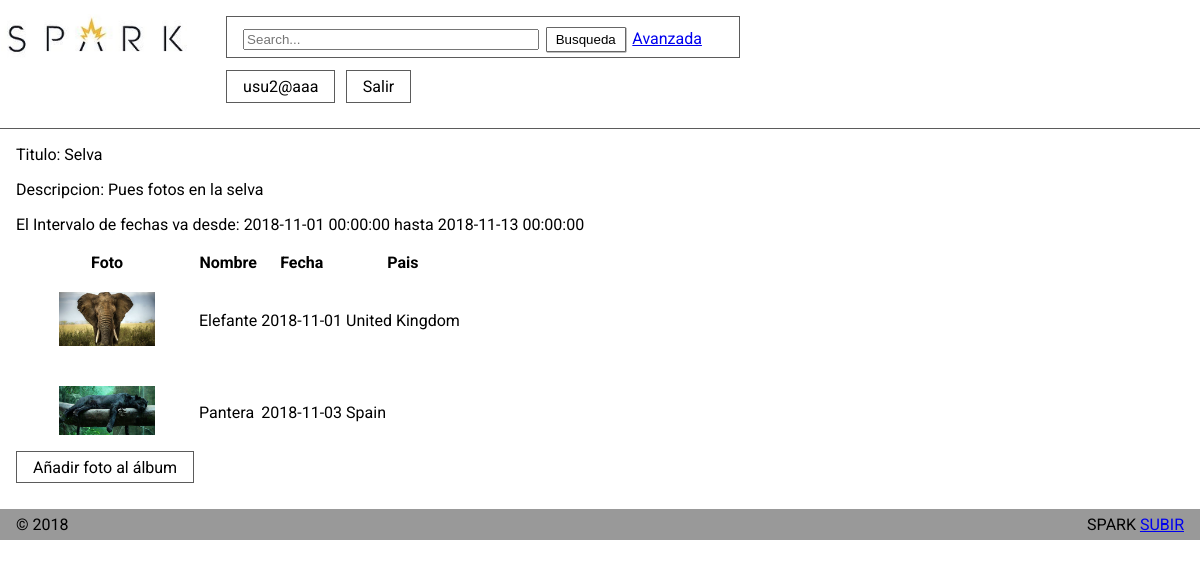
The app's page /album.php?titulo=Selva (signed in), older data.
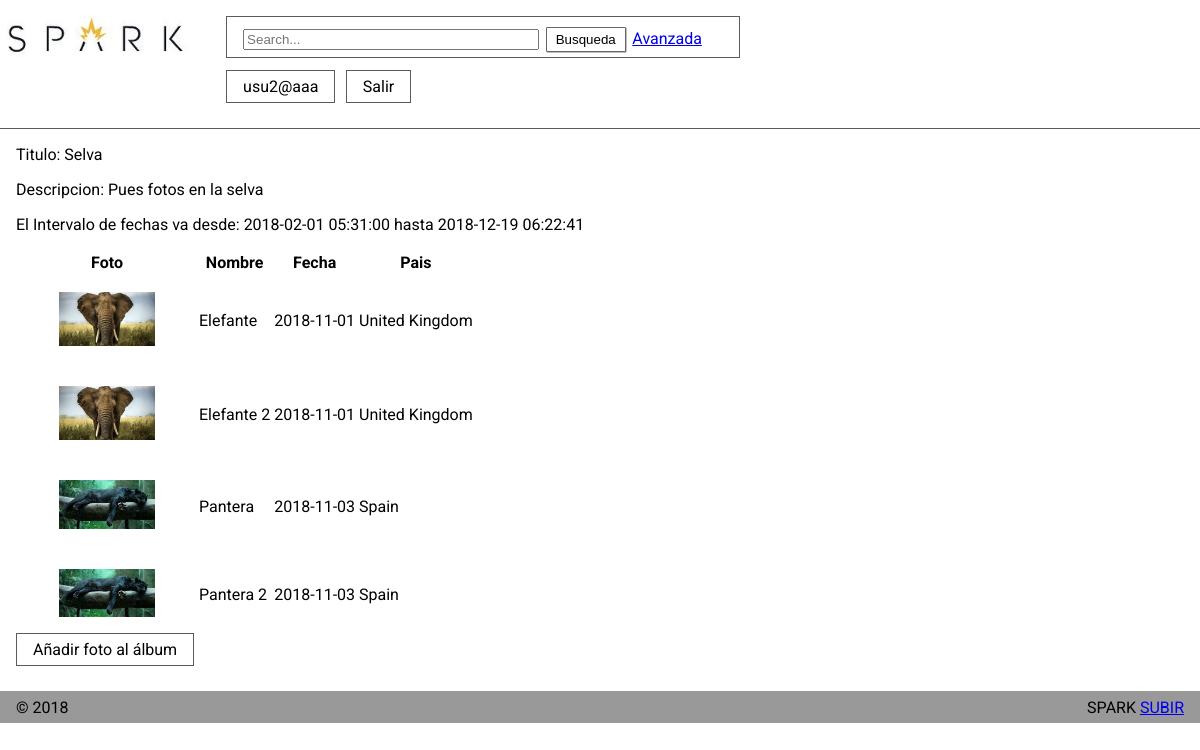
The same page, newer data.
### tables this page shows
CREATE TABLE `fotos` (
  `IdFoto` int(11) NOT NULL,
  `Titulo` text NOT NULL,
  `Descripcion` text NOT NULL,
  `Fecha` date NOT NULL,
  `Pais` int(11) NOT NULL,
  `Album` int(11) NOT NULL,
  `Fichero` text NOT NULL,
  `Alternativo` text NOT NULL,
  `FRegistro` datetime NOT NULL
);

CREATE TABLE `albumes` (
  `IdAlbum` int(11) NOT NULL,
  `Titulo` text NOT NULL,
  `Descripcion` text NOT NULL,
  `Usuario` int(11) NOT NULL
);

CREATE TABLE `paises` (
  `IdPais` int(11) NOT NULL,
  `NomPais` text NOT NULL
);

### album.php (the view, shortened to what this page needs)
<?php
include("sesionstart.php");
?>
<?php
include("include/cabecera.inc");
if(isset($_SESSION["user"])){
    include("include/header_logged.inc");
} else {
    include("include/header.inc");
}
?>
<?php
if(isset($_SESSION["user"])){
    $titulo = htmlspecialchars($_GET['titulo']);
    $sentencia = 'SELECT f.Titulo as titulofoto, a.Descripcion, u.NomUsuario, f.IdFoto, f.Fecha, a.Titulo as tituloalbum, p.NomPais, f.Fichero, f.Alternativo, a.IdAlbum
    FROM fotos f, albumes a, paises p, usuarios u
    WHERE u.IdUsuario = a.Usuario AND a.IdAlbum = f.Album AND f.Pais = p.IdPais AND (a.Titulo  LIKE "'.$titulo.'") ORDER BY f.fecha ASC';
    if(!($misalbumes = $mysqli->query($sentencia))) {
        echo "<p>Error al ejecutar la sentencia <b>$sentencia</b>: " . $mysqli->error;
        echo '</p>';
        exit;
    }else{
    }
    $fecha = 'SELECT max(FRegistro) as fechamin, min(FRegistro) as fechamax FROM fotos, albumes WHERE fotos.album = albumes.IdAlbum';
    $fechas = $mysqli->query($fecha);
    $fila1 = $fechas->fetch_assoc();
    echo '<main class="main_album"><table><tr>';
    echo '<p>Titulo: '.$titulo.'</p>';
    echo '<th>Foto</th><th>Nombre</th><th>Fecha</th><th>Pais</th>';
    echo '</tr>';
    $cont = 0;
    while($fila = $misalbumes->fetch_assoc()) {
        if($cont < 1){
            echo '<p>Descripcion: '.$fila["Descripcion"].'</p>';
            echo '<p>El Intervalo de fechas va desde: '.$fila1['fechamax'].' hasta '.$fila1['fechamin'].'</p>';
            $cont++;
        }
        echo '<tr>';
        echo '<td>
        <figure>
        <a href="detalle_foto.php?id='.$fila["IdFoto"].'">
        <img src="'.$fila["Fichero"].'" alt="[foto_not_found]">
        </a>
        </figure>
        </td>';
        echo '<td>'.$fila['titulofoto'].'</td>';
        echo '<td>'.$fila['Fecha'].'</td>';
        echo '<td>'.$fila['NomPais'].'</td>';
        echo '</tr>';
    }
    echo '</table><a id="anyadir_foto_album" href="anyadir_foto_album.php?album='.$titulo.'">Añadir foto al álbum</a></main>';
    ?>
    <?php
}else{
    echo '¡Vaya! parece que no estás loggeado <a href="registro.php">Accede ahora</a>';
}
require_once("include/fin.inc");
?>

### include/cabecera.inc (shortened to what this page needs)
<!DOCTYPE html>
<html lang="es" dir="ltr">
    <head>
        <link rel="stylesheet" href="css/general.css">
        <?php
        if(isset($_SESSION["user"])){
            $sentencia = 'SELECT Fichero, Estilo  FROM usuarios, estilos WHERE usuarios.Estilo = estilos.IdEstilo AND Email LIKE"'.$_SESSION["user"].'"';
            $res = $mysqli->query($sentencia);
            $style = $res->fetch_assoc();
            echo '<link rel="stylesheet" title="estilo accesible" href="css/'.$style["Fichero"].'">';
        }
        ?>
        <link rel="stylesheet" href="css/print.css">
        <link rel="stylesheet" href="css/main_indexANDdetalle_foto.css">
        <link rel="stylesheet" href="css/fontello.css">
    </head>

### include/header_logged.inc
<body>
    <header>
        <a href="index.php"><img id="logo" alt="Spark logo" src="img/logo.jpg"></a>
        <div class="top_header">
            <form action="resultado_busqueda.php" method="GET">
                <input type="text" name="busqueda_top" placeholder="Search..." autofocus>
                <button type="submit" id="busqueda">Busqueda</button>
                <a href="formulario_busqueda.php">Avanzada</a>
            </form>
            <div id="user_status">
                <?php echo '<a href="mi_perfil.php">'.$_SESSION["user"].'</a>'; ?>
                <a href="cerrar_sesion.php">Salir</a>
            </div>
        </div>
    </header>

### include/fin.inc
        <footer>
            <div class="footer_items">
                &copy; <time datetime="2018">2018</time>
            </div>
            <div class="footer_items">
                <span>SPARK </span>
                <a href="#" class="icon_row_up">SUBIR</a>
            </div>
        </footer>
    </body>
</html>

### css/general.css (style rules this page uses)
html { overflow-y: scroll; min-width: 480px; max-width: 1200px; margin: auto; }
body { margin: 0px auto; max-width: 1920px; font-family: 'Roboto', sans-serif; }
body > header { height: 4.2em; border-bottom: 1px solid #5b5b5b; display: flex; flex-direction: row; margin-bottom: 0em; }
#logo { border: 1px solid white; margin-top: 0.8em; height: 3em; }
#busqueda { padding: 0.3em; border-radius: 1px; border: 1px solid #666; background-color: #fefefe; width: 6em; box-shadow: 0.5px 0.5px grey; cursor:pointer; }
.top_header { padding: 1em 0.5em 0em 2em; width: 100%; display: flex; flex-direction: row; justify-content: space-between; }
.top_header > form { width: 30em; }
.top_header > form > input { width: 60%; }
.top_header > form > input, .top_header > form > input , button { margin-right: 0.2em; }
.top_header > form, #user_status > label { border: 1px solid #5b5b5b; height: 1.3em; padding: 0.6em 1em; border-radius: 0px; margin-right: 0.2em; margin-left: 0.2em; }
#user_status { margin-top: 0.8em; }
#user_status > a { border: 1px solid #5b5b5b; height: 1.3em; padding: 0.36em 1em; border-radius: 0px; margin-right: 0.2em; margin-left: 0.2em; text-decoration: none; color: #000; }
#user_status > label, #user_status > a { background-color: #fff; }
body > footer { background-color: #999; display: flex; flex-direction: row; justify-content: space-between; padding: 0.4em 1em; margin-top: 2em; }
@media screen and (max-width: 1200px) { body > header { height: 8em; } }
@media screen and (max-width: 1200px) { .top_header { display: flex; flex-direction: column; padding-bottom: 2em; } }

Row changes from the older to the newer data that the page shows:
computed for fotos "Elefante": fechamax "2018-11-01 00:00:00" → "2018-02-01 05:31:00"; fechamin "2018-11-13 00:00:00" → "2018-12-19 06:22:41"
added fotos: Fichero (picture), Titulo "Elefante 2", Fecha "2018-11-01", Pais.NomPais "United Kingdom"
added fotos: Fichero (picture), Titulo "Pantera 2", Fecha "2018-11-03", Pais.NomPais "Spain"
